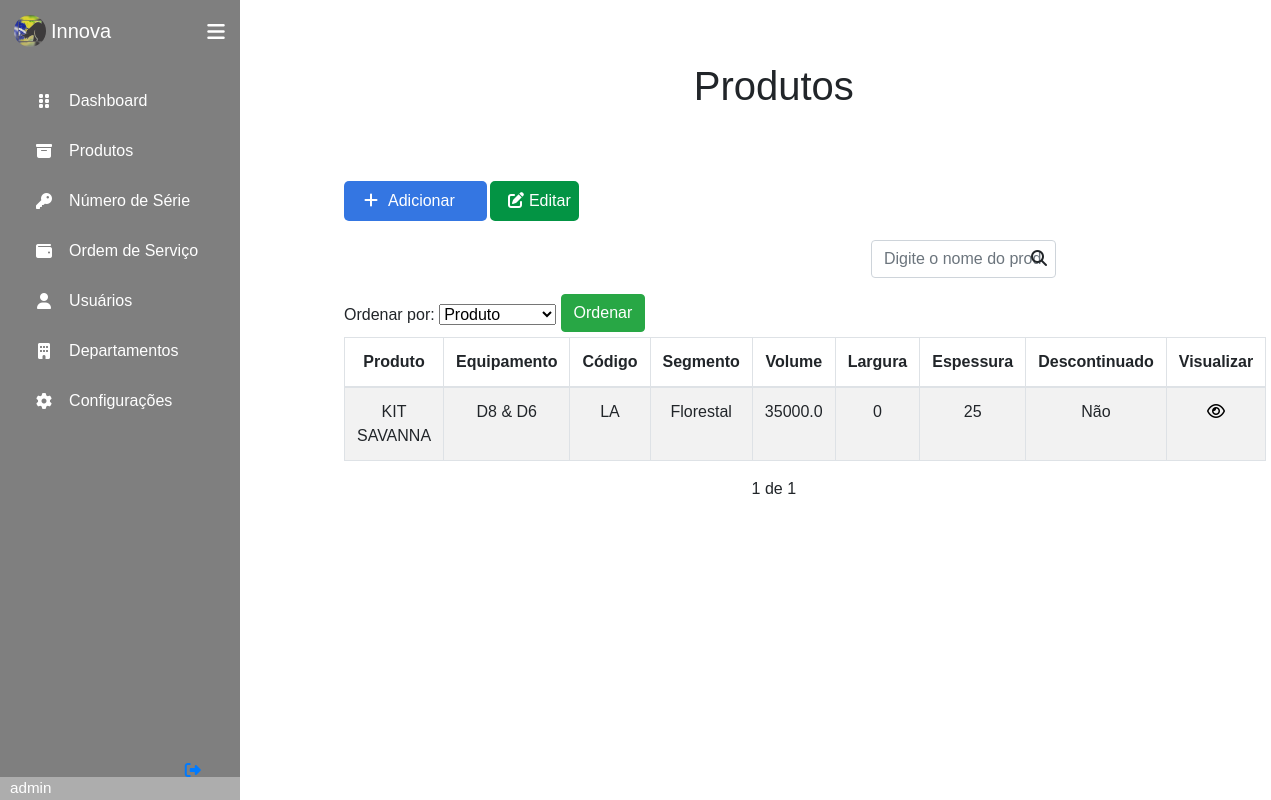
Screenshot of /products/ (signed in) with the database file from the repository.
### produtos/models.py (models this page shows, shortened)
class Produto(models.Model):
    nome = CharField(max_length=30)
    equipamento = CharField(max_length=10)
    capacidade = FloatField()
    largura = IntegerField()
    espessura = IntegerField()
    peso = IntegerField()
    descontinuado = BooleanField()
    dateCriacao = DateTimeField(auto_now_add=True)
    dateUpdate = DateTimeField(auto_now=True)
    segmento = ForeignKey(Segmento, null=True, on_delete=SET_NULL)
    tipoProduto = ForeignKey(TipoProduto, null=True, on_delete=SET_NULL)
    categoria = ForeignKey(CategoriaProduto, null=True, blank=True, on_delete=SET_NULL)
    classeAplicacao = ForeignKey(ClasseProduto, null=True, on_delete=SET_NULL)
    responsavel = ForeignKey(Colaborador, null=True, on_delete=SET_NULL)

class TipoProduto(models.Model):
    nome = CharField(max_length=40, unique=True)
    sigla = CharField(max_length=3, unique=True)
    dateCriacao = DateTimeField(auto_now_add=True)

class Segmento(models.Model):
    nome = CharField(max_length=20, unique=True)
    sigla = CharField(max_length=20, unique=True)
    dateCriacao = DateTimeField(auto_now_add=True)
    def __str__(self):
        return self.nome

### produtos/views.py (the view, shortened to what this page needs)
# urls.py: path('', views.Products, name = 'Home_Products'),
def Products(request):
    search = request.GET.get('search')
    if search:
        products = Produto.objects.filter(nome__icontains = search)
    else:
        productsList = Produto.objects.all().order_by('-dateCriacao')
        order = request.GET.get('order')
        paginator = Paginator(productsList, 20)
        page = request.GET.get('page')
        products = paginator.get_page(page)
    return render(request, 'produtos/Products.html', {'products' : products})

### templates/produtos/Products.html (shortened to what this page needs)
{% extends 'base.html' %}
{% block content %}
    <div class="container title">
        <h1>Produtos</h1>
    </div>
    <div class="offset-1 col-10 add-all-div">
        <a href="{% url 'products:Add_All_Products' %}" class="add-all">
            <div class="col-2 div-add-all">
                <i class="fas fa-plus all"></i>Adicionar
            </div>
        </a>
        <a href="{% url 'products:Update_All_Product' %}" class="edit-main">
            <div class="edit-main-div">
                <i class="fas fa-edit"></i>Editar
            </div>
        </a>
        {% if products|length > 0 %}
        <div class="col-3 search-div">
            <form method="GET" id="search-form">
                <input class="form-control" type="text" id="search" name="search" placeholder="Digite o nome do produto">
                <i class="fas fa-search" id="search-button"></i>
            </form>
        </div>
        {% endif %}
        {% if products|length > 0 %}
        <form method="GET">
            <label for="order">Ordenar por:</label>
            <select id="order">
                <option label="Produto">Produto</option>
            </select>
            <input type="submit" class="btn btn-success ordenar" id="order" value="Ordenar">
        </form>
        <table class="table table-striped table-hover table-bordered tab-products">
            <thead>
                <tr>
                    <th scope="col">Produto</th>
                    <th scope="col">Equipamento</th>
                    <th scope="col">Código</th>
                    <th scope="col">Segmento</th>
                    <th scope="col">Volume</th>
                    <th scope="col">Largura</th>
                    <th scope="col">Espessura</th>
                    <th scope="col">Descontinuado</th>
                    <th scope="col" class="col-sm-1">Visualizar</th>
                </tr>
            </thead>
            <tbody id="product-table">
                {% for product in products %}
                <tr scope="row">
                    <td>
                        {{product.nome}}
                    </td>
                    <td>
                        {{product.equipamento}}
                    </td>
                    <td>
                        {{product.tipoProduto.sigla}}
                    </td>
                    <td>
                        {{product.segmento}}
                    </td>
                    <td>
                        {{product.capacidade}}
                    </td>
                    <td>
                        {{product.largura}}
                    </td>
                    <td>
                        {{product.espessura}}
                    </td>
                    <td>
                        {% if product.descontinuado == 1 %}
                            Não
                        {% else %}
                            Sim
                        {% endif %}
                    </td>
                    <td>
                        <a href="{% url 'products:View_Product' product.id %}" class="icon view-product">
                            <div class="col">
                                <i class="far fa-eye"></i>
                            </div>
                        </a>
                    </td>
                </tr>
                {% endfor %}
            </tbody>
        </table>
        {% else %}
            <div class="sem-produtos">
                Nenhum produto cadastrado!
            </div>
        {% endif %}
        <div class="pagination">
            <span class="step-links">
                {% if products.paginator.num_pages %}
                <span class="current">
                    {{products.number}} de {{products.paginator.num_pages}}
                </span>
                {% endif %}
            </span>
        </div>
    </div>
{% endblock %}

### templates/base.html (shortened to what this page needs)
{% load static %}
<!DOCTYPE html>
<html lang="pt-br">
<head>
    <link rel="stylesheet" href="{% static 'css/style.css' %}">
    <link rel="stylesheet" href="{% static 'css/bs/bootstrap.css' %}">
</head>
<body>
    {% if user.is_authenticated %}
    <div class="sidebar">
        <div class="logo_content">
            <div class="logo">
                <img src="{% static 'img/logo-base.png' %}" class="img-base"/>
                <div class="logo_name">Innova</div>
            </div>
            <i class="fas fa-bars" id="btn-menu"></i>
        </div>
        <ul class="nav_list">
            <li>
                <a href="{%url 'main:Home_Main'%}">
                    <i class="fas fa-grip-vertical"></i>
                    <span class="link_name">Dashboard</span>
                </a>
            </li>
            <li>
                <a href="{%url 'products:Home_Products'%}">
                    <i class="fas fa-archive"></i>
                    <span class="link_name">Produtos</span>
                </a>
            </li>
            <li>
                <a href="{%url 'products:Serial_Number'%}">
                    <i class="fas fa-key"></i>
                    <span class="link_name">Número de Série</span>
                </a>
            </li>
            <li>
                <a href="{% url 'workOrder:Home_WorkOrder' %}">
                    <i class="fas fa-wallet"></i>
                    <span class="link_name">Ordem de Serviço</span>
                </a>
            </li>
            <li>
                <a href="{%url 'colaborators:Home_Colaborator'%}">
                    <i class="fas fa-user"></i>
                    <span class="link_name">Usuários</span>
                </a>
            </li>
            <li>
                <a href="{%url 'departments:Home_Departments'%}">
                    <i class="fas fa-building"></i>
                    <span class="link_name">Departamentos</span>
                </a>
            </li>
            <li>
                <a href="#">
                    <i class="fas fa-cog"></i>
                    <span class="link_name">Configurações</span>
                </a>
            </li>
        </ul>
        <div class="profile_content">
            <div class="profile">
                <div class="profile_details">
                    <div class="name_job">
                        <div class="name">{{ user.username }}</div>
                    </div>
                </div>
                <a href="{%url 'logout'%}">
                    <i class="fas fa-sign-out-alt" id="logout"></i>
                </a>
            </div>
        </div>
    </div>
    {% endif %}
    <div class="home_content">
        {% block content %}
        {% endblock %}
    </div>
</body>
</html>

### static/css/style.css (style rules this page uses)
* { margin: 0; padding: 0; box-sizing: border-box; font-family: sans-serif; }
body { position: relative; min-height: 100vh; width: 100%; overflow: auto; }
.sidebar { position: fixed; top: 0; left: 0; height: 100%; width: 15em; background: #7F7F7F; padding: 0.37em 0.88em; }
.sidebar .logo_content .logo { color: #fff; display: flex; height: 3.13em; width: 100%; align-items: center; }
.logo_content .img-base { border-radius: 50%; margin-right: 0.31em; }
.logo_content .logo .logo_name { font-size: 1.25em; font-weight: 400; }
.sidebar #btn-menu { position: absolute; color: #fff; left: 90%; top: 0.37em; font-size: 1.25em; height: 3.13em; width: 3.13em; text-align: center; line-height: 2.5em; transform: translateX(-50%); }
.sidebar ul { margin-top: 1.25em; }
.sidebar ul li { position: relative; height: 3.13em; width: 100%; margin: 0 0.31em; list-style: none; line-height: 3.13em; }
.sidebar ul li a { color: #fff; display: flex; align-items: center; text-decoration: none; transition: all 0.4s ease; border-radius: 0.75em; }
.sidebar ul li a i { height: 3.13em; min-width: 3.13em; border-radius: 0.75em; line-height: 3.13em; text-align: center; }
.sidebar .profile_content { position: absolute; color: #fff; bottom: 0; left: 0; width: 100%; }
.profile_content .profile .profile_details { display: flex; align-items: center; background: #ADADAD; }
.profile .profile_details .name_job { margin-left: 0.63em; }
.profile .profile_details .name { font-size: 0.95em; font-weight: 400; }
.profile #logout { position: absolute; left: 88%; bottom: 0.31em; transform: translateX(-50%); min-width: 3.3em; line-height: 3.13em; font-size: 1.25; border-radius: 0.75em; }
.home_content { top: 2em; position: absolute; height: 95%; width: 84%; left: 15em; }
.title { font-size: 1.5em !important; padding: 30px; position: relative; text-align: center; }
h1 { padding-bottom: 0.75em; }
.add-all { position: relative; text-decoration: none !important; margin-right: -0.3em; width: 5em; }
.div-add-all { background-color: #3476e2; cursor: pointer; display: inline-block; color: #fff; padding: 0.5em; border-radius: 0.31em; }
.fas.fa-plus.all { color: #fff; margin-right: 0.63em; margin-left: 0.31em; }
a.edit-main { width: 6.5em; }
.edit-main-div { background-color: #039444; cursor: pointer; color: #fff; display: inline-block; padding: 0.5em; border: 0.2em solid #fff; border-radius: 0.5em; }
.fas.fa-edit { color: #fff; margin-right: 5px; margin-left: 10px; }
.fas.fa-search { position: absolute; cursor: pointer; top:0.6em; right: 1.5em; }
.search-div { padding: 0; margin-top: 1em; margin-left: 32em; margin-bottom: 1em; display: inline-block; }
.ordenar { margin-bottom: 0.31em !important; }
.table { text-align: center; margin-right: 0; }
.icon.view-product { color: #000; }
.step-links { position: relative; margin-left: auto; margin-right: auto; }
.step-links .current { margin-right: 5px; margin-left: 5px; }
.btn.btn-success { margin-bottom: 3em; }

### rows the page displays
Produto: nome "KIT SAVANNA", equipamento "D8 & D6", tipoProduto.sigla "LA", segmento "Florestal", capacidade "35000.0", largura "0", espessura "25", descontinuado "Não"

### other values shown
{{ user.username }} "admin"
{{ products.number }} "1"
{{ products.paginator.num_pages }} "1"
